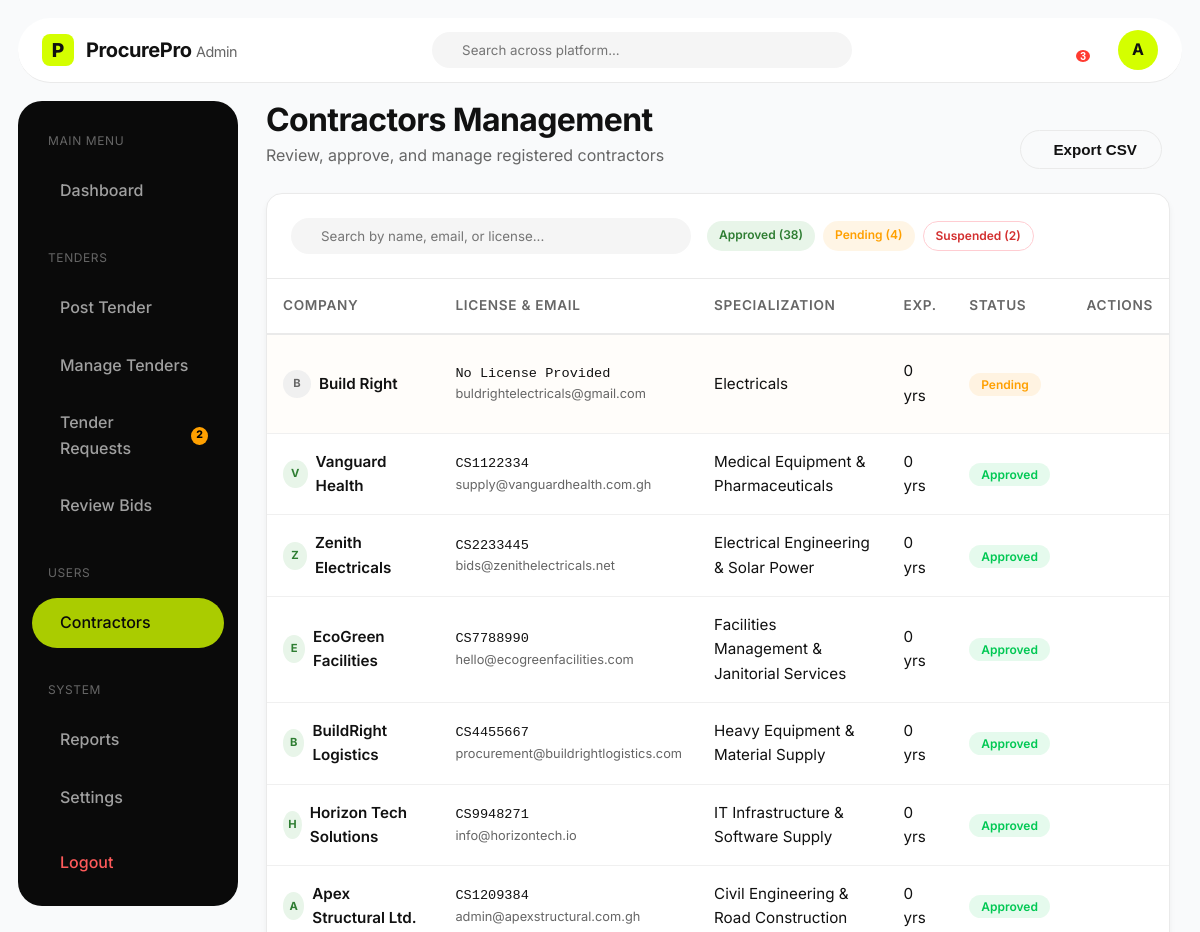
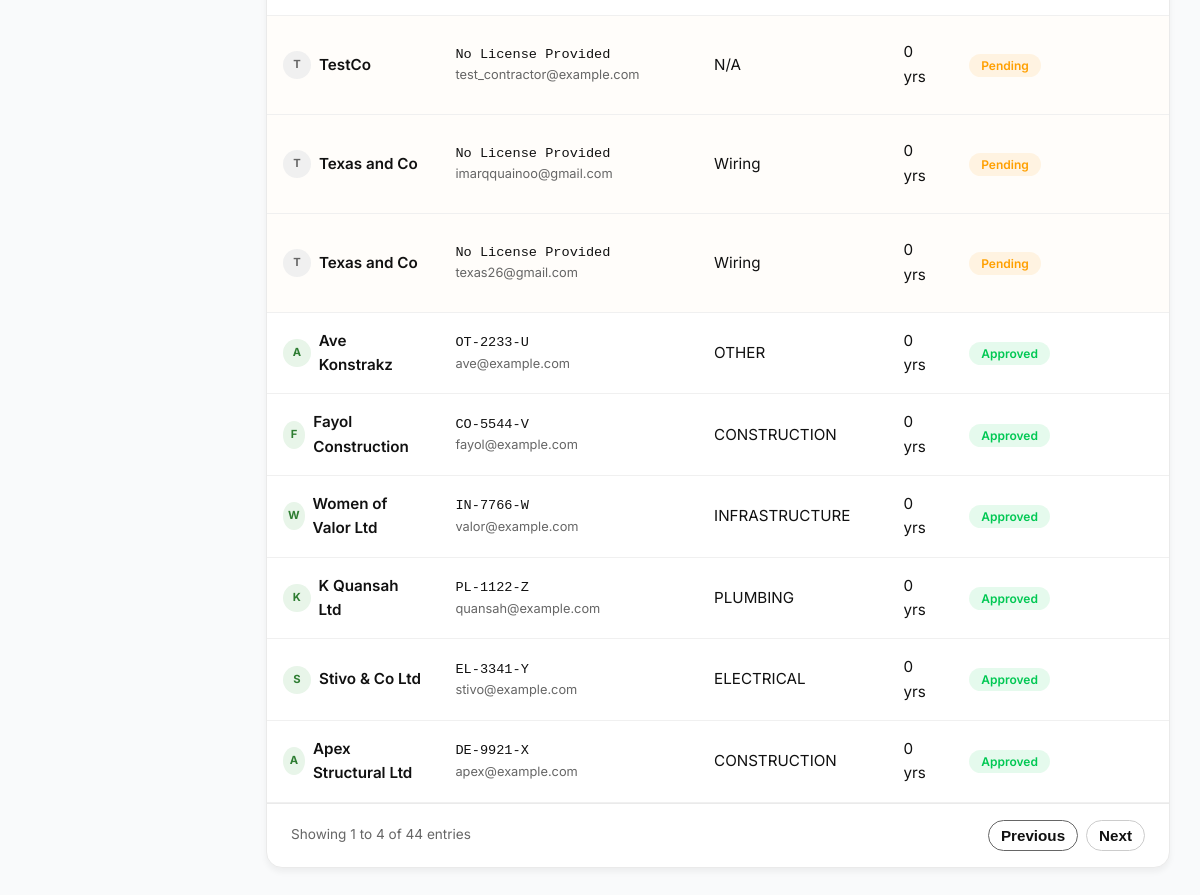
/admin-contractors/ (signed in), run on the app's committed database (2 pictures, top to bottom).
### procurement/models.py (models this page shows, shortened)
class ContractorProfile(models.Model):
    class Status(models.TextChoices):
        PENDING = 'PENDING', _('Pending')
        APPROVED = 'APPROVED', _('Approved')
        SUSPENDED = 'SUSPENDED', _('Suspended')
    user = models.OneToOneField(User, on_delete=models.CASCADE, related_name='contractor_profile')
    company_name = models.CharField(max_length=255)
    license_number = models.CharField(max_length=100, unique=True, null=True, blank=True)
    phone = models.CharField(max_length=20, null=True, blank=True)
    address = models.TextField(null=True, blank=True)
    specialization = models.CharField(max_length=100, null=True, blank=True)
    experience_years = models.PositiveIntegerField(null=True, blank=True)
    status = models.CharField(max_length=20, choices=Status.choices, default=Status.PENDING)

class User(AbstractUser):
    class Role(models.TextChoices):
        ADMIN = 'ADMIN', _('Admin')
        CONTRACTOR = 'CONTRACTOR', _('Contractor')
    username = None
    email = models.EmailField(_('email address'), unique=True)
    role = models.CharField(max_length=20, choices=Role.choices, default=Role.CONTRACTOR)
    USERNAME_FIELD = 'email'
    REQUIRED_FIELDS = []
    objects = CustomUserManager()
    def is_admin(self):
        return self.role == self.Role.ADMIN and (self.is_staff or self.is_superuser)

### procurement/views.py (the view)
# urls.py: path('admin-contractors/', views.admin_contractors_view, name='admin_contractors'),
@login_required
def admin_contractors_view(request):
    from django.core.paginator import Paginator
    if not request.user.is_admin():
        return redirect('dashboard')
    contractors_list = ContractorProfile.objects.all().order_by('-user__date_joined')
    paginator = Paginator(contractors_list, 25)  # Show 25 contractors per page
    page_number = request.GET.get('page', 1)
    page = paginator.get_page(page_number)
    return render(request, 'procurement/admin_contractors.html', {'contractors': page, 'page_obj': page})

### templates/procurement/admin_contractors.html (shortened to what this page needs)
{% load static %}
<!DOCTYPE html>
<html lang="en">
<head>
    <link rel="stylesheet" href="{% static 'css/styles.css' %}">
</head>
<body class="dashboard-body admin-mode">
    <nav class="dash-top-nav admin-top-nav">
        <a href="{% url "home" %}" class="logo dash-logo">
            <div class="logo-icon">P</div>
            <span class="logo-text admin-logo-text">ProcurePro <span style="font-weight: 400; color: var(--text-muted); font-size: 0.9rem;">Admin</span></span>
        </a>
        <div class="dash-search admin-search">
            <input type="text" placeholder="Search across platform...">
        </div>
        <div class="dash-user-actions">
            <div class="notification-wrapper">
    <button class="notification-bell" id="notificationBtn">
        <span class="notification-badge">3</span>
    </button>
</div>
            <a href="{% url 'settings' %}" class="user-avatar" style="text-decoration: none; display: flex; align-items: center; justify-content: center;" style="background-color: var(--dark-bg); color: white;">A</a>
        </div>
    </nav>
    <div class="dash-layout">
        <aside class="dash-sidebar admin-sidebar">
            <div class="dash-nav">
                <p style="color: var(--text-muted); font-size: 0.75rem; text-transform: uppercase; letter-spacing: 0.05em; margin: 12px 16px 8px;">Main Menu</p>
                <a href="{% url 'admin_dashboard' %}" class="dash-nav-item admin-nav-item">
                    <span>Dashboard</span>
                </a>
                <p style="color: var(--text-muted); font-size: 0.75rem; text-transform: uppercase; letter-spacing: 0.05em; margin: 24px 16px 8px;">Tenders</p>
                <a href="{% url 'admin_post_tender' %}" class="dash-nav-item admin-nav-item">
                    <span>Post Tender</span>
                </a>
                <a href="{% url 'admin_manage_tenders' %}" class="dash-nav-item admin-nav-item">
                    <span>Manage Tenders</span>
                </a>
                <a href="{% url 'admin_tender_requests' %}" class="dash-nav-item admin-nav-item">
                    <span>Tender Requests</span>
                    {% if pending_requests_count > 0 %}
                    <span style="background: #FFA000; color: #000; border-radius: 50%; width: 18px; height: 18px; font-size: 0.65rem; display: flex; align-items: center; justify-content: center; margin-left: auto; font-weight: 800;">{{ pending_requests_count }}</span>
                    {% endif %}
                </a>
                <a href="{% url 'admin_review_bids' %}" class="dash-nav-item admin-nav-item">
                    <span>Review Bids</span>
                </a>
                <p style="color: var(--text-muted); font-size: 0.75rem; text-transform: uppercase; letter-spacing: 0.05em; margin: 24px 16px 8px;">Users</p>
                <a href="{% url 'admin_contractors' %}" class="dash-nav-item admin-nav-item active">
                    <span>Contractors</span>
                </a>
                <p style="color: var(--text-muted); font-size: 0.75rem; text-transform: uppercase; letter-spacing: 0.05em; margin: 24px 16px 8px;">System</p>
                <a href="{% url 'admin_reports' %}" class="dash-nav-item admin-nav-item">
                    <span>Reports</span>
                </a>
                <a href="{% url 'settings' %}" class="dash-nav-item admin-nav-item">
                    <span>Settings</span>
                </a>
            </div>
            <div class="dash-nav mt-4">
                <a href="{% url 'logout' %}" class="dash-nav-item logout">
                    <span>Logout</span>
                </a>
            </div>
        </aside>
        <main class="dash-main">
            <div class="dash-header" style="display: flex; justify-content: space-between; align-items: flex-end;">
                <div>
                    <h1 style="color: var(--text-main);">Contractors Management</h1>
                    <p>Review, approve, and manage registered contractors</p>
                </div>
                <div>
                    <button class="btn btn-outline" style="border-color: #EAEAEA; color: var(--text-main); margin-right: 8px;">
                         Export CSV
                    </button>
                </div>
            </div>
            <div class="content-card" style="padding: 0; overflow: hidden;">
                <div style="padding: 24px; border-bottom: 1px solid #EAEAEA; display: flex; gap: 16px; align-items: center;">
                    <div class="dash-search admin-search" style="flex: 1; max-width: 400px; width: auto; margin: 0;">
                        <input type="text" placeholder="Search by name, email, or license...">
                    </div>
                    <div style="display: flex; gap: 8px;">
                        <span class="badge-outline badge-outline-green" style="cursor: pointer; background-color: #E8F5E9; color: #2E7D32;">Approved (38)</span>
                        <span class="badge-outline badge-outline-yellow" style="cursor: pointer;">Pending (4)</span>
                        <span class="badge-outline" style="cursor: pointer; border: 1px solid #FFCDD2; color: #D32F2F;">Suspended (2)</span>
                    </div>
                </div>
                <div style="overflow-x: auto;">
                    <table class="admin-table">
                        <thead>
                            <tr>
                                <th>Company</th>
                                <th>License & Email</th>
                                <th>Specialization</th>
                                <th>Exp.</th>
                                <th>Status</th>
                                <th style="text-align: right;">Actions</th>
                            </tr>
                        </thead>
                        <tbody>
                            {% for contractor in contractors %}
                            <tr {% if contractor.status == 'PENDING' %}style="background-color: rgba(255, 160, 0, 0.02);"{% elif contractor.status == 'SUSPENDED' %}style="background-color: #FFEBEE;"{% endif %}>
                                <td>
                                    <div style="font-weight: 600; color: var(--text-main); display: flex; align-items: center; gap: 8px;">
                                        <div class="user-avatar-sm {% if contractor.status == 'PENDING' %}avatar-light{% elif contractor.status == 'SUSPENDED' %}avatar-red{% endif %}" {% if contractor.status == 'APPROVED' %}style="background-color: #E8F5E9; color: #2E7D32;"{% endif %}>
                                            {{ contractor.company_name|make_list|first|upper|default:"?" }}
                                        </div>
                                        {{ contractor.company_name }}
                                    </div>
                                </td>
                                <td>
                                    <div style="font-size: 0.85rem; font-family: monospace; color: var(--text-main);">{{ contractor.license_number|default:"No License Provided" }}</div>
                                    <div style="font-size: 0.8rem; color: var(--text-muted);">{{ contractor.user.email }}</div>
                                </td>
                                <td>{{ contractor.specialization|default:"N/A" }}</td>
                                <td>{{ contractor.years_of_experience|default:"0" }} yrs</td>
                                <td>
                                    {% if contractor.status == 'PENDING' %}
                                        <span class="badge-outline badge-outline-yellow">Pending</span>
                                    {% elif contractor.status == 'APPROVED' %}
                                        <span class="badge-outline badge-outline-green">Approved</span>
                                    {% else %}
                                        <span class="badge-outline" style="border: 1px solid #FFCDD2; color: #D32F2F;">Suspended</span>
                                    {% endif %}
                                </td>
                                <td style="text-align: right;">
                                    {% if contractor.status == 'PENDING' %}
                                        <a href="#" class="action-icon success" title="Approve"></a>
                                        <a href="#" class="action-icon danger" title="Reject"></a>
                                    {% elif contractor.status == 'APPROVED' %}
                                        <a href="#" class="action-icon danger" title="Suspend"></a>
                                    {% else %}
                                        <a href="#" class="action-icon success" title="Restore"><i class="ph ph-arrow-counter-clockwise"></i></a>
                                    {% endif %}
                                    <a href="{% url 'contractor_profile' contractor.pk %}" class="action-icon" title="View Profile"></a>
                                </td>
                            </tr>
                            {% empty %}
                            <tr>
                                <td colspan="6" style="text-align: center; padding: 30px; color: var(--text-muted);">No contractors found.</td>
                            </tr>
                            {% endfor %}
                        </tbody>
                    </table>
                </div>
                <div style="padding: 16px 24px; border-top: 1px solid #EAEAEA; display: flex; justify-content: space-between; align-items: center; color: var(--text-muted); font-size: 0.85rem;">
                    <div>Showing 1 to 4 of 44 entries</div>
                    <div style="display: flex; gap: 8px;">
                        <button class="btn btn-outline" style="padding: 6px 12px;" disabled>Previous</button>
                        <button class="btn btn-outline" style="padding: 6px 12px; border-color: #ccc; color: var(--text-main);">Next</button>
                    </div>
                </div>
            </div>
        </main>
    </div>
</body>
</html>

### templates/procurement/admin_contractors.html (style rules this page uses)
.admin-sidebar { background-color: #0A0A0A; }
.admin-nav-item.active { background-color: #AACC00; color: #0A0A0A; }
.admin-top-nav { border-bottom: 1px solid #EAEAEA; background-color: white; box-shadow: none; color: var(--text-main); }
.admin-logo-text { color: var(--text-main); }
.admin-search { background-color: #F5F5F5; }
.admin-search input { color: var(--text-main); }
.dashboard-body.admin-mode { background-color: #F9FAFB; }
.admin-table { width: 100%; border-collapse: collapse; }
.admin-table th { padding: 16px; text-align: left; font-weight: 600; color: var(--text-muted); border-bottom: 2px solid #EAEAEA; font-size: 0.85rem; text-transform: uppercase; letter-spacing: 0.05em; }
.admin-table td { padding: 16px; border-bottom: 1px solid #F0F0F0; font-size: 0.95rem; vertical-align: middle; }
.action-icon { display: inline-flex; align-items: center; justify-content: center; width: 32px; height: 32px; border-radius: 8px; color: var(--text-muted); transition: all 0.2s; cursor: pointer; text-decoration: none; }

### data on the page
ContractorProfile: company_name|make_list "B", company_name "Build Right", license_number "No License Provided", user.email "buldrightelectricals@gmail.com", specialization "Electricals", years_of_experience "0", status "Pending"
ContractorProfile: company_name|make_list "V", company_name "Vanguard Health", license_number "CS1122334", user.email "supply@vanguardhealth.com.gh", specialization "Medical Equipment & Pharmaceuticals", years_of_experience "0", status "Approved"
ContractorProfile: company_name|make_list "Z", company_name "Zenith Electricals", license_number "CS2233445", user.email "bids@zenithelectricals.net", specialization "Electrical Engineering & Solar Power", years_of_experience "0", status "Approved"
ContractorProfile: company_name|make_list "E", company_name "EcoGreen Facilities", license_number "CS7788990", user.email "hello@ecogreenfacilities.com", specialization "Facilities Management & Janitorial Services", years_of_experience "0", status "Approved"
ContractorProfile: company_name|make_list "B", company_name "BuildRight Logistics", license_number "CS4455667", user.email "procurement@buildrightlogistics.com", specialization "Heavy Equipment & Material Supply", years_of_experience "0", status "Approved"
ContractorProfile: company_name|make_list "H", company_name "Horizon Tech Solutions", license_number "CS9948271", user.email "info@horizontech.io", specialization "IT Infrastructure & Software Supply", years_of_experience "0", status "Approved"
ContractorProfile: company_name|make_list "A", company_name "Apex Structural Ltd.", license_number "CS1209384", user.email "admin@apexstructural.com.gh", specialization "Civil Engineering & Road Construction", years_of_experience "0", status "Approved"
ContractorProfile: company_name|make_list "T", company_name "TestCo", license_number "No License Provided", user.email "test_contractor@example.com", specialization "N/A", years_of_experience "0", status "Pending"
ContractorProfile: company_name|make_list "T", company_name "Texas and Co", license_number "No License Provided", user.email "imarqquainoo@gmail.com", specialization "Wiring", years_of_experience "0", status "Pending"
ContractorProfile: company_name|make_list "T", company_name "Texas and Co", license_number "No License Provided", user.email "texas26@gmail.com", specialization "Wiring", years_of_experience "0", status "Pending"
ContractorProfile: company_name|make_list "A", company_name "Ave Konstrakz", license_number "OT-2233-U", user.email "ave@example.com", specialization "OTHER", years_of_experience "0", status "Approved"
ContractorProfile: company_name|make_list "F", company_name "Fayol Construction", license_number "CO-5544-V", user.email "fayol@example.com", specialization "CONSTRUCTION", years_of_experience "0", status "Approved"
ContractorProfile: company_name|make_list "W", company_name "Women of Valor Ltd", license_number "IN-7766-W", user.email "valor@example.com", specialization "INFRASTRUCTURE", years_of_experience "0", status "Approved"
ContractorProfile: company_name|make_list "K", company_name "K Quansah Ltd", license_number "PL-1122-Z", user.email "quansah@example.com", specialization "PLUMBING", years_of_experience "0", status "Approved"
ContractorProfile: company_name|make_list "S", company_name "Stivo & Co Ltd", license_number "EL-3341-Y", user.email "stivo@example.com", specialization "ELECTRICAL", years_of_experience "0", status "Approved"
ContractorProfile: company_name|make_list "A", company_name "Apex Structural Ltd", license_number "DE-9921-X", user.email "apex@example.com", specialization "CONSTRUCTION", years_of_experience "0", status "Approved"

### other printed values
{{ pending_requests_count }} "2"
